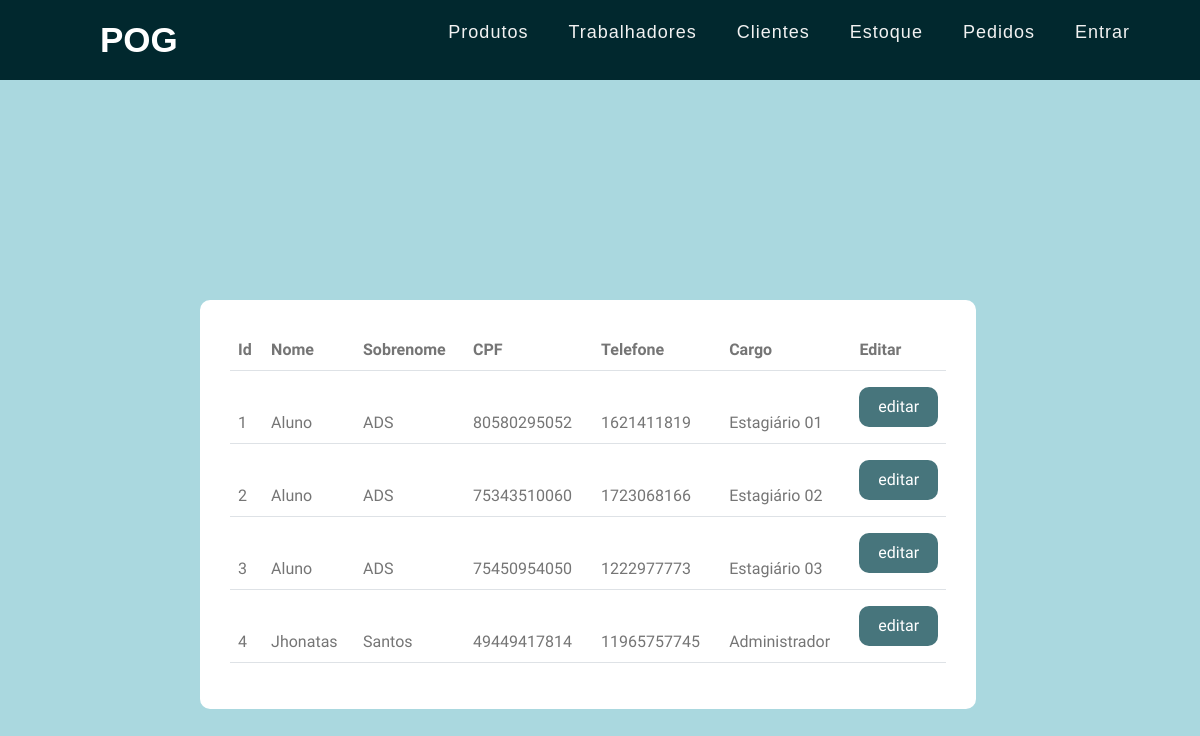
/worker/ListWorker, run on the app's committed database.
### worker/models.py (models this page shows, shortened)
class Worker(models.Model):
    usuario = models.OneToOneField(User, on_delete=models.CASCADE,
                                   verbose_name='Usuário',null=True)
    cpf = models.CharField(max_length=11)
    PhoneNumber = models.CharField(max_length=13)
    office = models.CharField(max_length=100)
    data_registro = models.DateTimeField(auto_now_add=True,null=True)

### worker/views.py (the view)
# urls.py: path('ListWorker',views.ListWorker),
def ListWorker(request):
    Workers = Worker.objects.all()
    return render(request,'worker/ListWorker.html',{'Workers': Workers})

### worker/templates/worker/ListWorker.html (shortened to what this page needs)
{%extends 'base.html'%}
{%block 'conteudo'%}
<main class="login-form">
    <div class="cotainer">
        <div class="row justify-content-center Pcontainer">
            <div class="col-md-8">
                <div class="box" style="width: auto" >
                    <table class="table table-hover">
                        <thead>
                            <th scope="col">Id</td>
                            <th scope="col">Nome</td>
                            <th scope="col">Sobrenome</td>
                            <th scope="col">CPF</td>
                            <th scope="col">Telefone</td>
                            <th scope="col">Cargo</td>
                            <th scope="col">Editar</td>
                            {% for Worker in Workers%}
                            <tr>
                                <td scope="row">{{Worker.id}}</td>
                                <td>{{Worker.usuario.first_name}}</td>
                                <td>{{Worker.usuario.last_name}}</td>
                                <td>{{Worker.cpf}}</td>
                                <td>{{Worker.PhoneNumber}}</td>
                                <td>{{Worker.office}}</td>
                                <td><a href="EditWorker/{{ Worker.id }}"><button   class="buttonC">editar</button></td></a>
                            </tr>
                            {% endfor %}
                        </thead>
                    </table>
                </div>
            </div>
        </div>
    </div>
    </div>
{%endblock%}

### data on the page
Worker: id "1", usuario.first_name "Aluno", usuario.last_name "ADS", cpf "80580295052", PhoneNumber "1621411819", office "Estagiário 01"
Worker: id "2", usuario.first_name "Aluno", usuario.last_name "ADS", cpf "75343510060", PhoneNumber "1723068166", office "Estagiário 02"
Worker: id "3", usuario.first_name "Aluno", usuario.last_name "ADS", cpf "75450954050", PhoneNumber "1222977773", office "Estagiário 03"
Worker: id "4", usuario.first_name "Jhonatas", usuario.last_name "Santos", cpf "49449417814", PhoneNumber "11965757745", office "Administrador"
